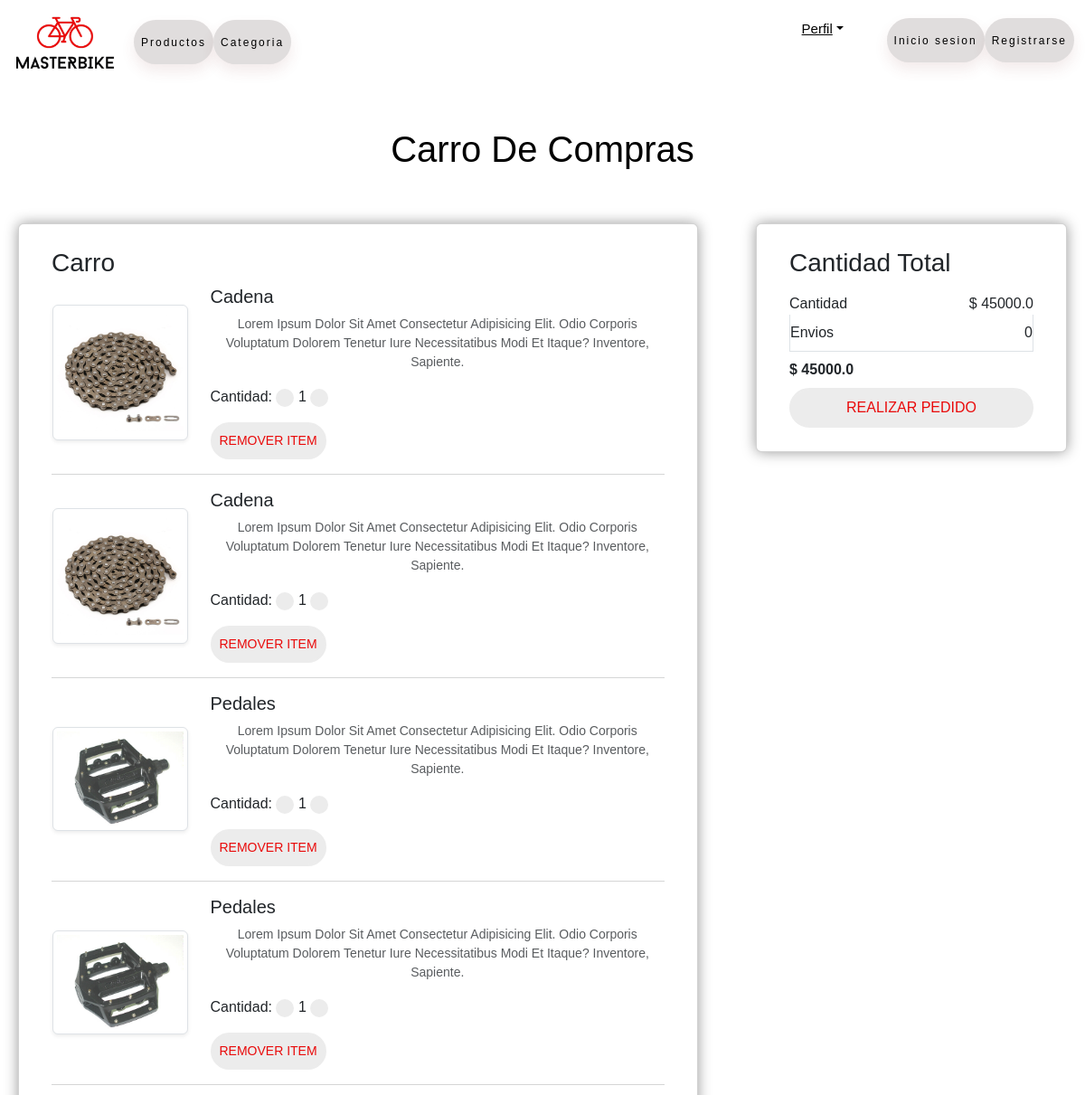
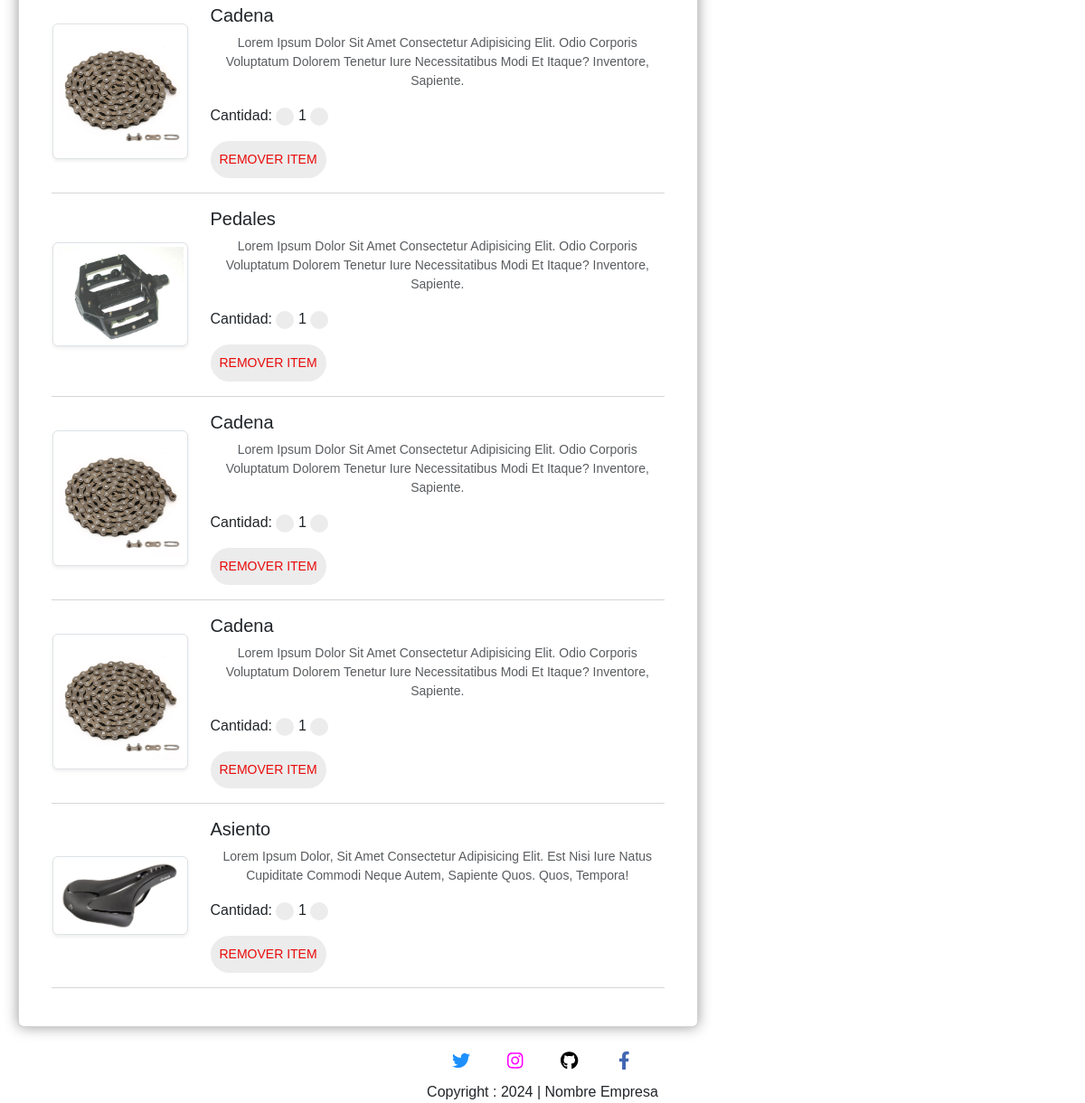
/cart/ (signed in), run on an earlier commit of the app's database (2 pictures, top to bottom).
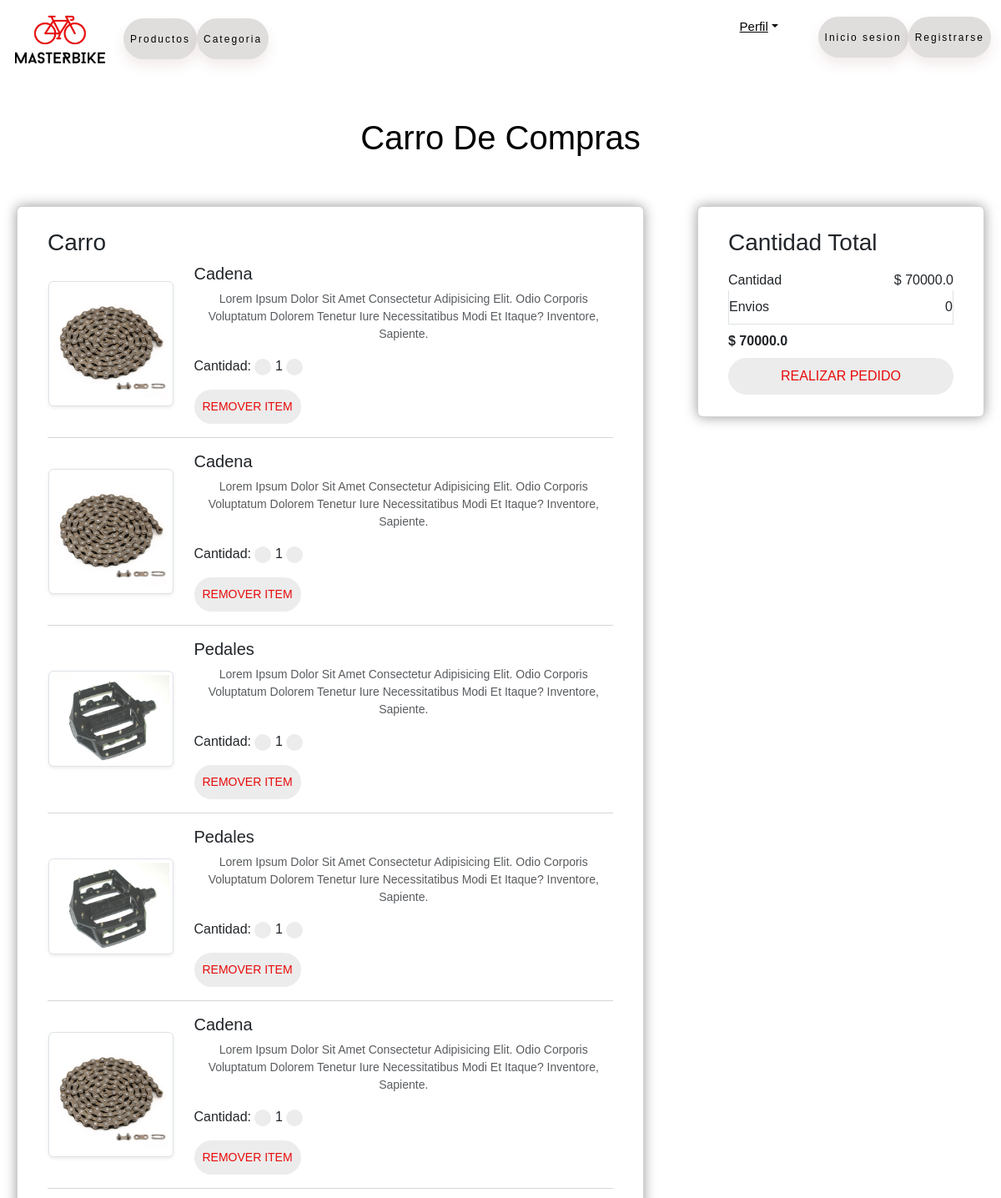
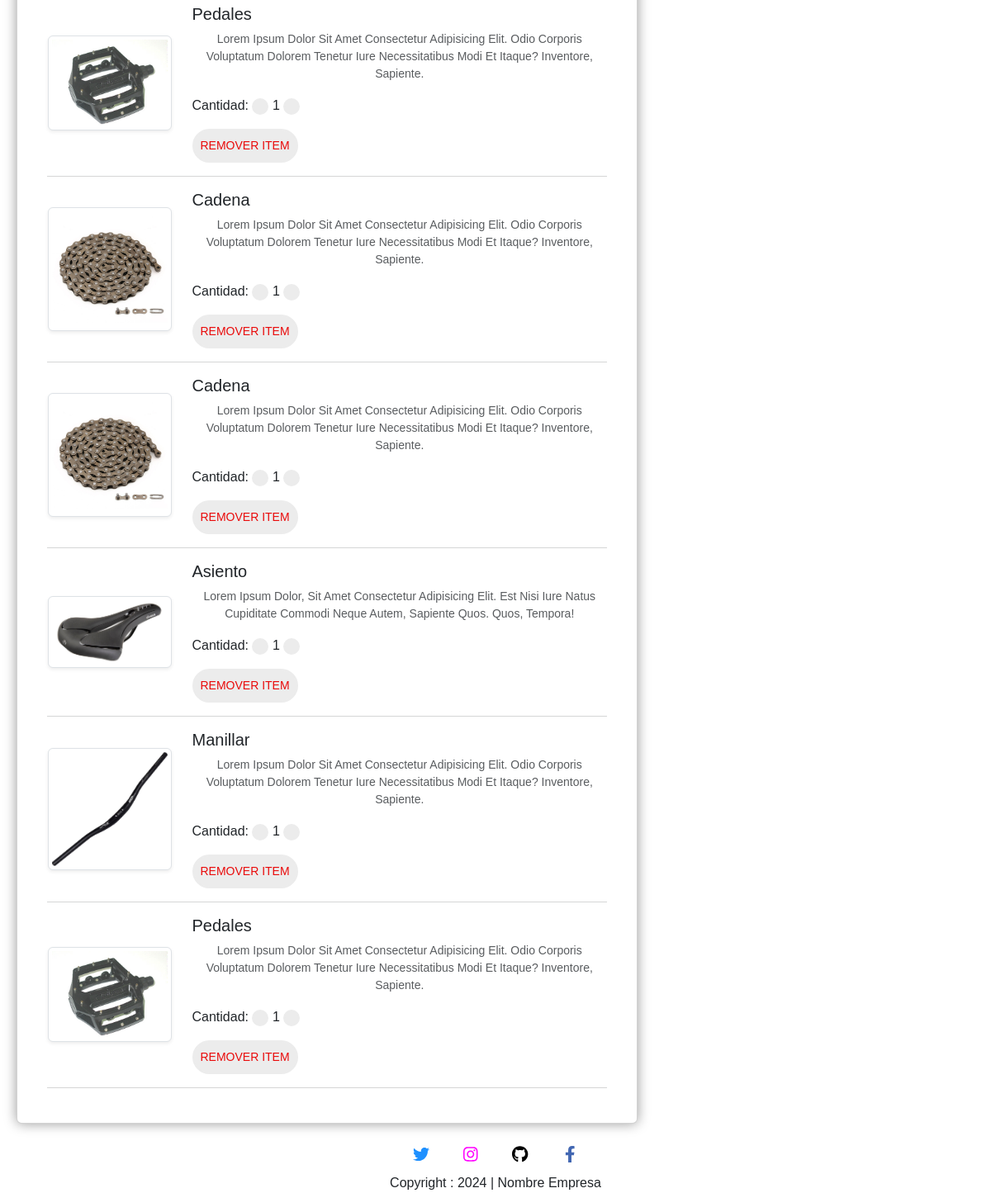
And on a later commit of the database (2 pictures, top to bottom).
### MasterBIKE/models.py (models this page shows, shortened)
class Carro(models.Model):
    user = models.ForeignKey(User,on_delete=models.CASCADE)
    product = models.ForeignKey(Product,on_delete=models.CASCADE)
    cantidad = models.PositiveIntegerField(default=1)

class Product(models.Model):
    nombre = models.CharField(max_length=100)
    title = models.CharField(max_length=100)
    description = models.TextField(default='')
    price = models.FloatField()
    product_image = models.ImageField(upload_to='imgProductos')

### MasterBIKE/views.py (the view)
# urls.py: path('cart/', views.show_cart, name='showcart'),
def show_cart(request):
    user = request.user
    cart = Carro.objects.filter(user=user)
    amount = 0
    for p in cart:
        value = p.cantidad * p.product.price
        amount = amount + value
    totalcantidad = amount
    return render(request, 'pages/addtocart.html', locals())

### MasterBIKE/templates/pages/addtocart.html (shortened to what this page needs)
<!DOCTYPE html>
<html lang="en">
<head>
    {% load static %}
    <link rel="stylesheet" href="{% static "css/bootstrap.min.css" %}">
    <link rel="stylesheet" href="{% static 'css/style.css' %}">
</head>
<body>
    {% include 'base/navbar.html' %}
        <div class="row">
            {% if cart %}
                <h1 class="text-center mb-5">Carro de compras</h1>
                <div class="col-sm-8">
                    <div class="card">
                        <div class="card-body">
                            <h3>Carro</h3>
                            {% for item in cart %}
                                <div class="row">
                                    <div class="col-sm-3 text-center align-self-center">
                                        <img src="{{item.product.product_image.url}}" alt="" srcset="" class="img-fluid
                                        img-thumbnail shadow-sm" height="150" width="150">
                                    </div>
                                    <div class="col-sm-9">
                                        <div>
                                            <h5>{{item.product.title}}</h5>
                                            <p class="mb-2 text-muted small">{{item.product.description}}</p>
                                            <div class="my-3">
                                                <label for="cantidad">Cantidad:</label>
                                                <a class="minus-cart btn" pid={{item.product.id}}></a>
                                                    <span id="cantidad">{{item.cantidad}}</span>
                                                <a class="plus-cart btn" pid={{item.product.id}}></a>
                                            </div>
                                            <div class="d-flex justify-content-between">
                                                <a href="#" class="remove-cart btn btn-sm btn-secondary mr-3" pid={{item.product.id}}>Remover item</a>
                                            </div>
                                        </div>
                                    </div>
                                </div>
                                <hr class="text-muted">
                            {% endfor %}
                        </div>
                    </div>
                </div>
                <div class="col-sm-4">
                    <div class="card">
                        <div class="card-body">
                            <h3>Cantidad total</h3>
                            <ul class="list-group">
                                <li class="list-group-item d-flex justify-content-between align-item-center border-0 px-0 pb-0">Cantidad<span id="amount">$ {{amount}}</span></li>
                                <li class="list-group-item d-flex justify-content-between align-item-center px-0">Envios<span>0</span></li>
                                <li class="list-group-item d-flex justify-content-between align-item-center border-0 px-0 mb-0">
                                    <div>
                                        <span id="totalcantidad"><strong>$ {{totalcantidad}}</strong></span>
                                    </div>
                                </li>
                            </ul>
                            <div class="d-grid"><a href="{% url 'checkout' %}" class="btn btn-primary">Realizar pedido</a></div>
                        </div>
                    </div>
                </div>
                {% else %}
                    <h1 class="text-center mb-5">Carro vacio</h1>
            {% endif %}
        </div>
    {% include 'base/footer.html' %}
</body>
</html>

What changed in the data, as far as the page shows it:
added Carro: product.product_image (picture), product "Manillar", product.description "Lorem Ipsum Dolor Sit Amet Consectetur Adipisicing Elit. Odio Corporis Voluptatum Dolorem Tenetur Iure Necessitatibus Modi Et Itaque? Inventore, Sapiente.", cantidad "1"
added Carro: product.product_image (picture), product "Pedales", product.description "Lorem Ipsum Dolor Sit Amet Consectetur Adipisicing Elit. Odio Corporis Voluptatum Dolorem Tenetur Iure Necessitatibus Modi Et Itaque? Inventore, Sapiente.", cantidad "1"
Also different on the page:
{{ amount }}: "45000.0" → "70000.0"
{{ totalcantidad }}: "45000.0" → "70000.0"
